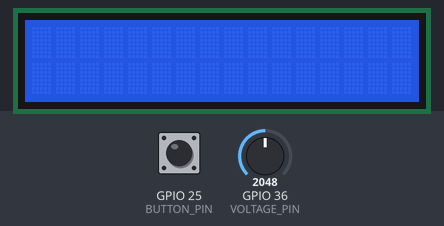
Bench run of a sketch on a simulated ESP32. On the bench: 16×2 character LCD. The test bench sets the inputs (shaded band); at power-on: GPIO 25 (BUTTON_PIN) HIGH, GPIO 36 (VOLTAGE_PIN) = 2048. EEPROM starts erased; what the sketch prints to the serial monitor is not drawn.

Above: at 1.2 s.
1.3 s: GPIO 25 (BUTTON_PIN) pulled LOW for 0.15 s
At 3.0 s:
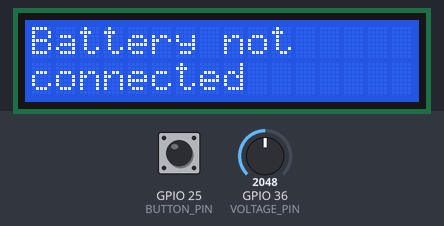
3.8 s: GPIO 36 (VOLTAGE_PIN) set to 2865
6.8 s: GPIO 36 (VOLTAGE_PIN) set to 2958
At 9.0 s:
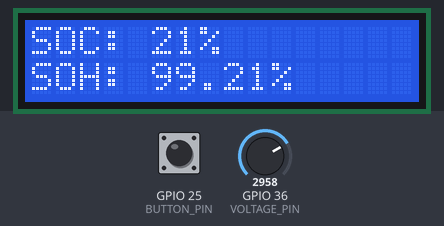
9.8 s: GPIO 25 (BUTTON_PIN) pulled LOW for 1 s
At 11.8 s:
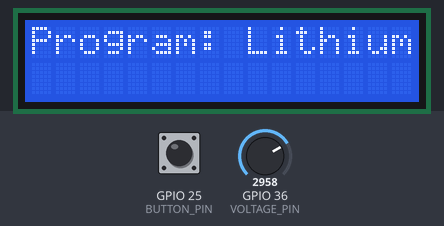
12.3 s: GPIO 25 (BUTTON_PIN) pulled LOW for 3.2 s
At 13.0 s:
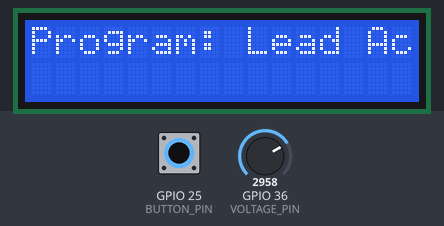
18.5 s: GPIO 36 (VOLTAGE_PIN) set to 3603
At 20.9 s:
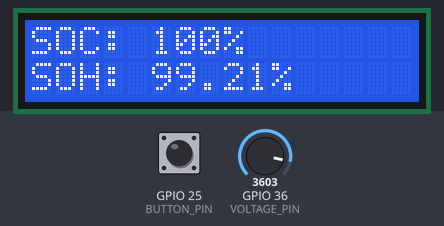
Timing chart, 0 to 22.0 s (numbered marks = the images above; inputs shaded):
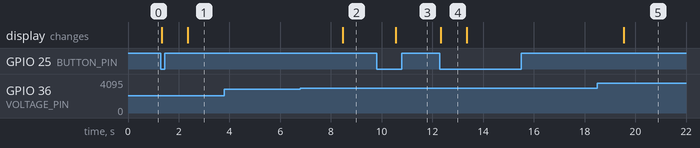

Measured:
- the behaviour switches between 2905 and 2906 on GPIO 36 (VOLTAGE_PIN) (found by bisection; images 1 and 2)
- after the input at 1.3 s, the display: first changes at once (image 1 shows a later state)
- after the input at 3.8 s, every drawn part: stays the same
- after the input at 6.8 s, the display: changes after 1.7 s (image 2)
- after the input at 9.8 s, the display: changes after 0.76 s (image 3)
- after the input at 12.3 s, the display: changes at once (image 4)
- after the input at 18.5 s, the display: changes after 1.1 s (image 5)
- what the display in image 4 shows lasts 1.1 s, from 12.3 s to 13.4 s

The sketch:

iotenabledbms_5.ino
```cpp
#include <Wire.h>
#include <LiquidCrystal_I2C.h>
#include <EEPROM.h>

#define BUTTON_PIN 25         // Pin connected to the push button
#define VOLTAGE_PIN 36        // Pin to read battery voltage
#define BUTTON_ONE 39         // Secondary button for other functionalities
#define DEBOUNCE_DELAY 50     // Debounce delay for button press
#define LCD_ADDRESS 0x27
#define LCD_COLUMNS 16
#define LCD_ROWS 2
#define EEPROM_SIZE 512
#define SOC_ADDRESS 0
#define SOH_ADDRESS 4

// Voltage divider constants
const float R1 = 29900.0;   // Resistor R1 value (30kΩ)
const float R2 = 7400.0;    // Resistor R2 value (7.4kΩ)
const float VREF = 3.3;     // Reference voltage for ADC
const int ADC_MAX = 4096;   // ADC resolution (12-bit)
const int TOTAL_SOC = 10000;

// Initial values
float initialSOC = 100.0;   // Start with 100% SOC
float previousSOC = 100.0;  // Track previous SOC
float totalSOCDrop = 0.0;   // Accumulate the SOC drop
int chargeCycles = 0;       // Track number of charge cycles
float SOH = 100.0;          // Start with 100% SOH

volatile bool isLithiumProgram = true; // Toggle flag for battery type (use volatile for ISR)
bool buttonPressed = false;            // Button state to handle ISR logic in `loop()`

LiquidCrystal_I2C lcd(LCD_ADDRESS, LCD_COLUMNS, LCD_ROWS);

// Voltage-to-SOC lookup table
const float voltageTable[101] = {
    12.80, 12.79, 12.78, 12.77, 12.76, 12.75, 12.74, 12.73, 12.72, 12.71,
    12.70, 12.69, 12.68, 12.67, 12.66, 12.65, 12.64, 12.63, 12.62, 12.61,
    12.60, 12.59, 12.58, 12.57, 12.56, 12.55, 12.54, 12.53, 12.52, 12.51,
    12.50, 12.49, 12.48, 12.47, 12.46, 12.45, 12.44, 12.43, 12.42, 12.41,
    12.40, 12.39, 12.38, 12.37, 12.36, 12.35, 12.34, 12.33, 12.32, 12.31,
    12.30, 12.29, 12.28, 12.27, 12.26, 12.25, 12.24, 12.23, 12.22, 12.21,
    12.20, 12.19, 12.18, 12.17, 12.16, 12.15, 12.14, 12.13, 12.12, 12.11,
    12.10, 12.09, 12.08, 12.07, 12.06, 12.05, 12.04, 12.03, 12.02, 12.01,
    12.00, 11.99, 11.98, 11.97, 11.96, 11.95, 11.94, 11.93, 11.92, 11.91,
    11.90, 11.89, 11.88, 11.87, 11.86, 11.85, 11.84, 11.83, 11.82, 11.81,
    11.80
};

// Forward declarations
float analogReadVoltage();
void reset();
int findSOC(float voltage);

// ISR function
void IRAM_ATTR toggleProgram() {
    isLithiumProgram = !isLithiumProgram; // Toggle the program flag
    buttonPressed = true;                 // Mark button as pressed
}

void setup() {
    Serial.begin(115200);
    pinMode(BUTTON_PIN, INPUT_PULLUP); // Configure button pin as input with pull-up
    pinMode(VOLTAGE_PIN, INPUT);
    pinMode(BUTTON_ONE, INPUT);
    EEPROM.begin(EEPROM_SIZE);
    lcd.begin();
    lcd.backlight();

    // Attach the ISR to the button pin
    attachInterrupt(digitalPinToInterrupt(BUTTON_PIN), toggleProgram, FALLING);

    // Initialize variables from EEPROM
    totalSOCDrop = EEPROM.readFloat(SOC_ADDRESS);
    if (isnan(totalSOCDrop) || totalSOCDrop < 0) {
        totalSOCDrop = 0.0;
    }

    SOH = EEPROM.readFloat(SOH_ADDRESS);
    if (isnan(SOH) || SOH < 0 || SOH > 100) {
        SOH = 100.0;
    }

    Serial.println("System initialized.");
}

void loop() {
    if (buttonPressed) {
        // Update the LCD display based on the selected program
        lcd.clear();
        lcd.setCursor(0, 0);
        if (isLithiumProgram) {
            lcd.print("Program: Lithium");
        } else {
            lcd.print("Program: Lead Acid");
        }
        buttonPressed = false; // Clear button state
    }

    if (isLithiumProgram) {
        // Lithium-ion battery program
        float voltage = 20;
        Serial.print("Lithium-ion battery voltage: ");
        Serial.println(voltage);
    } else {
        // Lead-acid battery program
        float voltage = analogReadVoltage();
        if (voltage < 11.80) {
            Serial.println("Battery not connected or voltage out of range.");
            lcd.clear();
            lcd.setCursor(0, 0);
            lcd.print("Battery not");
            lcd.setCursor(0, 1);
            lcd.print("connected");
            delay(1000);
            return; // Exit the loop if the battery is not connected
        }

        // Calculate SOC
        int soc = findSOC(voltage);

        // Update SOC and SOH if SOC drops
        if (soc < previousSOC) {
            float socDrop = previousSOC - soc;
            totalSOCDrop += socDrop;

            // Cap totalSOCDrop to TOTAL_SOC
            if (totalSOCDrop > TOTAL_SOC) {
                totalSOCDrop = TOTAL_SOC;
            }

            if (TOTAL_SOC > 0) {
                SOH = ((TOTAL_SOC - totalSOCDrop) / TOTAL_SOC) * 100;
            } else {
                SOH = 0;
            }

            // Save updated values to EEPROM
            EEPROM.writeFloat(SOC_ADDRESS, totalSOCDrop);
            EEPROM.writeFloat(SOH_ADDRESS, SOH);
            EEPROM.commit();

            previousSOC = soc; // Update previous SOC
        }

        // Display results on LCD
        lcd.clear();
        lcd.setCursor(0, 0);
        lcd.print("SOC: ");
        lcd.print(soc);
        lcd.print("%");
        lcd.setCursor(0, 1);
        lcd.print("SOH: ");
        lcd.print(SOH, 2);
        lcd.print("%");

        Serial.print("Voltage: ");
        Serial.print(voltage, 2);
        Serial.print(" V, SOC: ");
        Serial.print(soc);
        Serial.print("%, SOH: ");
        Serial.print(SOH, 2);
        Serial.println("%");
    }
}

// Function to find SOC based on voltage
int findSOC(float voltage) {
    for (int i = 0; i < 101; i++) {
        if (voltage >= voltageTable[i]) {
            return 100 - i; // Return the corresponding SOC (100 - index)
        }
    }
    return 0; // Return 0% SOC if voltage is lower than minimum
}

// Function to read voltage
float analogReadVoltage() {
    const int numReadings = 100; // Number of readings to average
    long total = 0;             // Variable to accumulate readings

    // Take multiple readings and accumulate them
    for (int i = 0; i < numReadings; i++) {
        total += analogRead(VOLTAGE_PIN);
        delay(10); // Small delay between readings
    }

    // Calculate the average ADC value
    int adcValue = total / numReadings;

    // Convert the ADC value to voltage
    float adcVoltage = (adcValue / float(ADC_MAX)) * VREF;
    float batteryVoltage = adcVoltage * (R1 + R2) / R2;

    return batteryVoltage;
}

// Function to reset SOC and SOH
void reset() {
    totalSOCDrop = 0;
    SOH = 100.0;

    // Save reset values to EEPROM
    EEPROM.writeFloat(SOC_ADDRESS, totalSOCDrop);
    EEPROM.writeFloat(SOH_ADDRESS, SOH);
    EEPROM.commit();

    Serial.println("System reset.");
}
```
